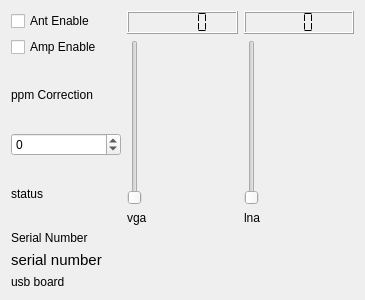
<?xml version="1.0" encoding="UTF-8"?>
<ui version="4.0">
 <class>hackrfWidget</class>
 <widget class="QWidget" name="hackrfWidget">
  <property name="geometry">
   <rect>
    <x>0</x>
    <y>0</y>
    <width>365</width>
    <height>300</height>
   </rect>
  </property>
  <property name="windowTitle">
   <string>HACKRF control</string>
  </property>
  <layout class="QVBoxLayout" name="verticalLayout_4">
   <item>
    <layout class="QHBoxLayout" name="horizontalLayout">
     <item>
      <layout class="QVBoxLayout" name="verticalLayout_3">
       <item>
        <widget class="QCheckBox" name="AntEnableButton">
         <property name="text">
          <string>Ant Enable</string>
         </property>
         <property name="checked">
          <bool>false</bool>
         </property>
        </widget>
       </item>
       <item>
        <widget class="QCheckBox" name="AmpEnableButton">
         <property name="text">
          <string>Amp Enable</string>
         </property>
        </widget>
       </item>
       <item>
        <widget class="QLabel" name="label">
         <property name="text">
          <string>ppm Correction</string>
         </property>
        </widget>
       </item>
       <item>
        <widget class="QSpinBox" name="ppm_correction">
         <property name="minimum">
          <number>-100</number>
         </property>
         <property name="maximum">
          <number>100</number>
         </property>
        </widget>
       </item>
       <item>
        <widget class="QLabel" name="statusLabel">
         <property name="text">
          <string>status</string>
         </property>
        </widget>
       </item>
      </layout>
     </item>
     <item>
      <layout class="QVBoxLayout" name="verticalLayout_2">
       <item>
        <widget class="QLCDNumber" name="vgagainDisplay">
         <property name="segmentStyle">
          <enum>QLCDNumber::Flat</enum>
         </property>
        </widget>
       </item>
       <item>
        <widget class="QSlider" name="vgagainSlider">
         <property name="maximum">
          <number>62</number>
         </property>
         <property name="orientation">
          <enum>Qt::Vertical</enum>
         </property>
        </widget>
       </item>
       <item>
        <widget class="QLabel" name="label_2">
         <property name="text">
          <string>vga</string>
         </property>
        </widget>
       </item>
      </layout>
     </item>
     <item>
      <layout class="QVBoxLayout" name="verticalLayout">
       <item>
        <widget class="QLCDNumber" name="lnagainDisplay">
         <property name="digitCount">
          <number>3</number>
         </property>
         <property name="segmentStyle">
          <enum>QLCDNumber::Flat</enum>
         </property>
        </widget>
       </item>
       <item>
        <widget class="QSlider" name="lnagainSlider">
         <property name="maximum">
          <number>39</number>
         </property>
         <property name="orientation">
          <enum>Qt::Vertical</enum>
         </property>
        </widget>
       </item>
       <item>
        <widget class="QLabel" name="label_3">
         <property name="text">
          <string>lna</string>
         </property>
        </widget>
       </item>
      </layout>
     </item>
    </layout>
   </item>
   <item>
    <widget class="QLabel" name="label_4">
     <property name="text">
      <string>Serial Number</string>
     </property>
    </widget>
   </item>
   <item>
    <widget class="QLabel" name="serial_number_display">
     <property name="font">
      <font>
       <pointsize>11</pointsize>
      </font>
     </property>
     <property name="text">
      <string>serial number</string>
     </property>
    </widget>
   </item>
   <item>
    <widget class="QLabel" name="usb_board_id_display">
     <property name="text">
      <string>usb board</string>
     </property>
    </widget>
   </item>
  </layout>
 </widget>
 <resources/>
 <connections/>
</ui>
